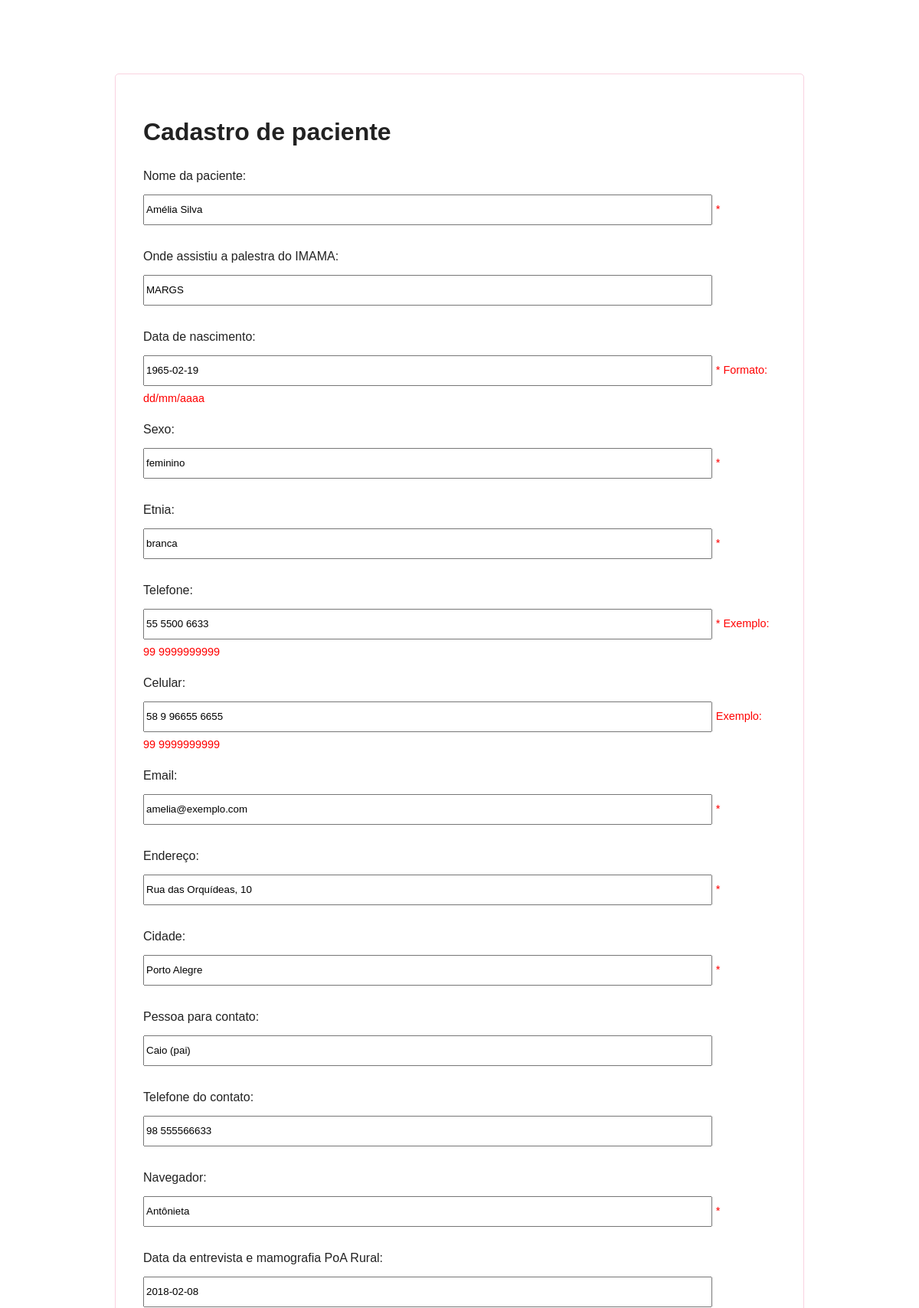
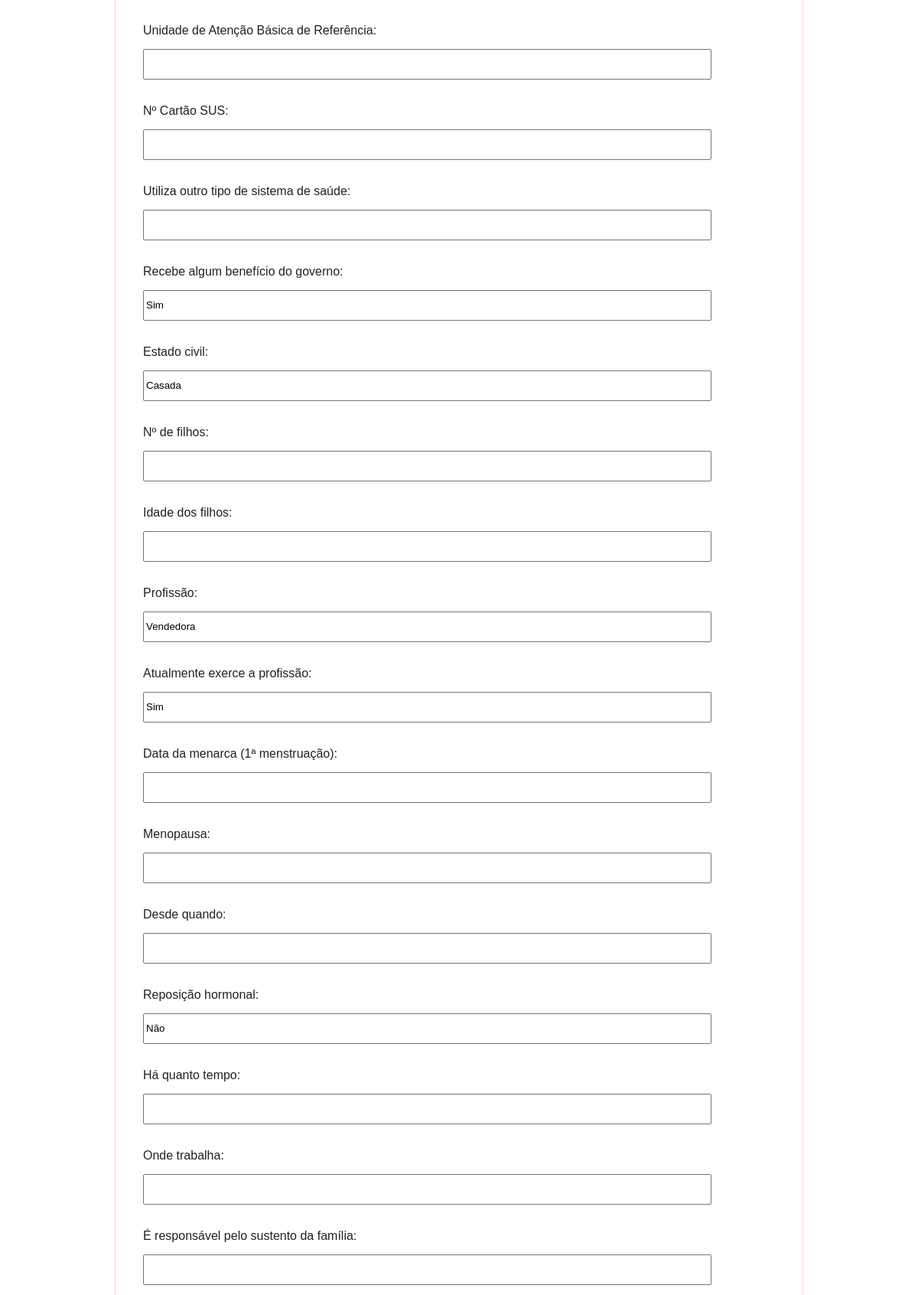
Screenshot of /paciente/1/editar/ (upper part) with the database file from the repository (2 pictures, top to bottom).
### imama/models.py (models this page shows, shortened)
class Paciente(models.Model):
    imama = models.ForeignKey('auth.User',on_delete=models.CASCADE)
    nome = models.CharField('Nome da paciente', max_length=200, help_text='*')
    local_palestra = models.CharField('Onde assistiu a palestra do IMAMA', blank=True, max_length=200)
    data_nascimento = models.DateField('Data de nascimento', help_text='* Formato: dd/mm/aaaa')
    sexo = models.CharField(max_length=10, help_text='*')
    etnia = models.CharField(max_length=20, help_text='*')
    telefone = models.CharField(max_length=20, help_text='* Exemplo: 99 9999999999')
    celular = models.CharField(max_length=20, blank=True, help_text=' Exemplo: 99 9999999999')
    email = models.CharField(max_length=200, help_text='*')
    endereco = models.CharField('Endereço', max_length=400, help_text='*')
    cidade = models.CharField(max_length=50, help_text='*')
    contato_nome = models.CharField('Pessoa para contato', blank=True, max_length=200)
    contato_telefone = models.CharField('Telefone do contato', blank=True, max_length=20)
    cpf = models.CharField('CPF', max_length=20, help_text=' Apenas números')
    rg = models.CharField('RG', max_length=20, help_text='*')
    amigo_rosa = models.CharField('Navegador', max_length=200, help_text='*')
    data_cadastro = models.DateField(default=timezone.now)
    observacoes = models.TextField('Observações', blank=True)
    data_entrevista = models.DateField('Data da entrevista e mamografia PoA Rural',default=timezone.now, blank=True, null=True)
    UAB_referencia = models.CharField('Unidade de Atenção Básica de Referência', max_length=200, blank=True)
    cartao_sus = models.CharField('Nº Cartão SUS', max_length=20, blank=True)
    sistema_saude = models.CharField('Utiliza outro tipo de sistema de saúde', max_length=200, blank=True)
    beneficio_governo = models.CharField('Recebe algum benefício do governo', max_length=20, blank=True)
    qtdade_filhos = models.CharField('Estado civil', max_length=20, blank=True)
    estado_civil = models.CharField('Nº de filhos', max_length=20, blank=True)
    idade_filhos = models.CharField('Idade dos filhos', max_length=20, blank=True)
    profissao = models.CharField('Profissão', max_length=50, blank=True)
    exerce_profissao = models.CharField('Atualmente exerce a profissão', max_length=20, blank=True)
    data_menarca = models.DateField('Data da menarca (1ª menstruação)', blank=True, null=True)
    menopausa = models.CharField('Menopausa', max_length=20, blank=True)
    data_menopausa = models.DateField('Desde quando', blank=True, null=True)
    reposicao_hormonal = models.CharField('Reposição hormonal', max_length=20, blank=True)
    data_reposicao_hormonal = models.DateField('Há quanto tempo', blank=True, null=True)
    local_trabalho = models.CharField('Onde trabalha', max_length=200, blank=True)
    sustenta_familia = models.CharField('É responsável pelo sustento da família', max_length=20, blank=True)
    pessoas_familia = models.CharField('Quantas pessoas moram com você', max_length=2, blank=True)
    escolaridade = models.CharField('Escolaridade ', max_length=40, blank=True)
    motivos_servico_saude = models.TextField('Costuma procurar o serviço de saúde para', blank=True)
    ultima_consulta_ginecologista = models.DateField('Data da última consulta com ginecologista', default=timezone.now, blank=True, null=True)
    auto_exame = models.CharField('Costuma examinar suas próprias mamas', max_length=20, blank=True)
    exame_profissional = models.CharField('Suas mamas são apalpadas por profissionais de saúde', max_length=20, blank=True)
    data_mamografia = models.DateField('Data da mamografia mais recente', default=timezone.now, blank=True, null=True)
    conclusao_laudo_mamografia = models.TextField('Conclusão do laudos da mamografia mais recente', blank=True)
    data_outros_exames = models.DateField('Outros exames das mamas (data)', default=timezone.now, blank=True, null=True)
    conclusao_laudo_outros_exames = models.TextField('Conclusão do laudo dos outros exames',blank=True)
    orientacoes_exames = models.TextField('Quais orientações recebeu sobre os resultados dos exames, por quem e quando', blank=True)
    alteracao_mama = models.CharField('Percebeu alguma alteração na mama?', max_length=20, blank=True)
    familiares_cancer_mama = models.CharField('Tem familiares com câncer de mama', max_length=20, blank=True)
    cirurgia_mamas = models.CharField('Já fez alguma cirurgia nas mamas', max_length=20, blank=True)
    tipo_cirurgia_mamas = models.TextField('Tipo de cirugia', blank=True)
    observacoes_entrevista = models.TextField('Observações', blank=True)

### imama/views.py (the view)
# urls.py: url(r'^paciente/(?P<pk>\d+)/editar/$', views.editar_paciente, name='editar_paciente'),
def editar_paciente(request, pk):
    paciente = get_object_or_404(Paciente, pk=pk)
    if request.method == "POST":
        form = PacienteForm(request.POST, instance=paciente)
        if form.is_valid():
            paciente = form.save(commit=False)
            paciente.imama = request.user
            paciente.save()
            return redirect('paciente_detalhe', pk=paciente.pk)
    else:
        form = PacienteForm(instance=paciente)
    return render(request, 'imama/form_paciente.html', {'form': form})

### imama/forms.py
class PacienteForm(forms.ModelForm):
    class Meta:
        model = Paciente
        fields = ('nome', 'local_palestra', 'data_nascimento',
        'sexo', 'etnia', 'telefone', 'celular', 'email', 'endereco',
        'cidade', 'contato_nome', 'contato_telefone', 'amigo_rosa',
        'data_entrevista','UAB_referencia', 'cartao_sus',
        'sistema_saude', 'beneficio_governo', 'qtdade_filhos',
        'estado_civil', 'idade_filhos', 'profissao',
        'exerce_profissao', 'data_menarca', 'menopausa',
        'data_menopausa', 'reposicao_hormonal', 'data_reposicao_hormonal',
        'local_trabalho', 'sustenta_familia', 'pessoas_familia',
        'escolaridade', 'motivos_servico_saude', 'ultima_consulta_ginecologista',
        'auto_exame', 'exame_profissional', 'data_mamografia',
        'conclusao_laudo_mamografia', 'data_outros_exames', 'conclusao_laudo_outros_exames',
        'orientacoes_exames', 'alteracao_mama', 'familiares_cancer_mama',
        'cirurgia_mamas', 'tipo_cirurgia_mamas', 'observacoes_entrevista',
        )

### imama/templates/imama/form_paciente.html (shortened to what this page needs)
{% extends 'imama/base.html' %}
{% block content %}
    <h1>Cadastro de paciente</h1>
    <form method="POST" class="post-form">{% csrf_token %}
        {{ form.as_p }}
    </form>
{% endblock %}

### imama/static/css/imama.css (style rules this page uses)
* { box-sizing: border-box; }
body { background-color: ; font-family: sans-serif; height: 100vh; margin: 0 auto; width: 100vw; }
p label, p input { display: inline-block; height: 2vh; margin: 1% 0 1% 0; }
p textarea, p input, p label { width: 90%; }
p input { height: 5vh; }
.aviso, p span { font-size: 0.9em; color: red; }

### rows the page displays
Paciente: nome "Amélia Silva", local_palestra "MARGS", data_nascimento "1965-02-19", sexo "feminino", etnia "branca", telefone "55 5500 6633", celular "58 9 96655 6655", email "amelia@exemplo.com", endereco "Rua das Orquídeas, 10", cidade "Porto Alegre", contato_nome "Caio (pai)", contato_telefone "98 555566633", amigo_rosa "Antônieta", data_entrevista "2018-02-08", beneficio_governo "Sim", qtdade_filhos "Casada", profissao "Vendedora", exerce_profissao "Sim", reposicao_hormonal "Não"
